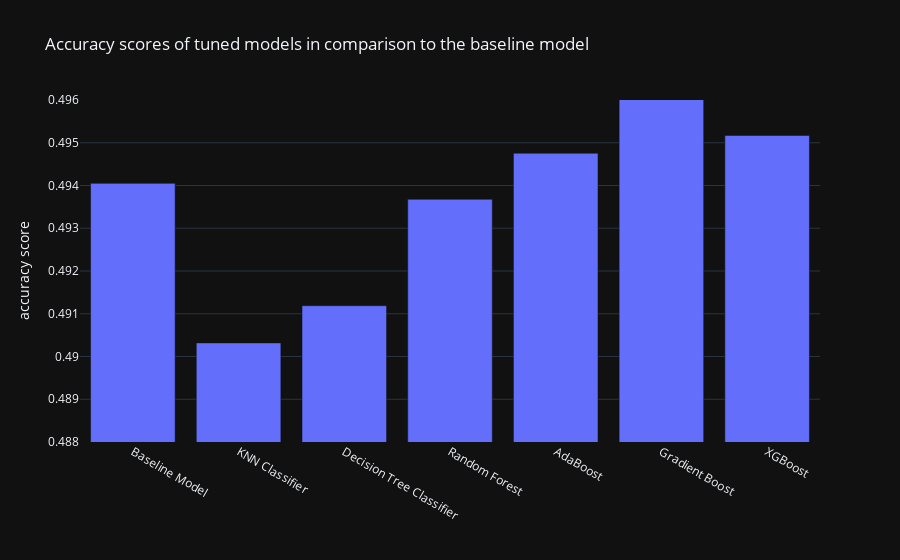

The notebook cell saved with this chart:
### Code cell
accuracy_bar = plt.bar(
    x=['Baseline Model', 'KNN Classifier', 'Decision Tree Classifier', 'Random Forest', 'AdaBoost', 'Gradient Boost', 'XGBoost'],
    y=[baseline_model['Accuracy'], knn['Accuracy'], decision_tree['Accuracy'], random_forest['Accuracy'], ada_boost['Accuracy'], gradient_boost['Accuracy'], xgboost['Accuracy']],
    labels = {'x': '', 'y': 'accuracy score'},
    title='Accuracy scores of tuned models in comparison to the baseline model'
)
accuracy_bar.update_yaxes(range=[0.488, 0.496])
accuracy_bar.update_layout(template='plotly_dark')

accuracy_bar.write_image('../README-images/accuracy-comparison-bar.png')
accuracy_bar.write_image('../README-images/accuracy-comparison.png')
accuracy_bar

### Figure 1 — Plotly figure (JSON) as saved in the notebook; plotly's stock layout.template omitted (floating-point values rounded to 4 significant figures)
{"data": [{"alignmentgroup": "True", "hovertemplate": "=%{x}<br>accuracy score=%{y}<extra></extra>", "legendgroup": "", "marker": {"color": "#636efa", "pattern": {"shape": ""}}, "name": "", "offsetgroup": "", "orientation": "v", "showlegend": false, "textposition": "auto", "type": "bar", "x": ["Baseline Model", "KNN Classifier", "Decision Tree Classifier", "Random Forest", "AdaBoost", "Gradient Boost", "XGBoost"], "xaxis": "x", "y": [0.494, 0.4903, 0.4912, 0.4937, 0.4948, 0.496, 0.4952], "yaxis": "y"}], "layout": {"barmode": "relative", "legend": {"tracegroupgap": 0}, "title": {"text": "Accuracy scores of tuned models in comparison to the baseline model"}, "xaxis": {"anchor": "y", "domain": [0, 1], "title": {"text": ""}}, "yaxis": {"anchor": "x", "domain": [0, 1], "range": [0.488, 0.496], "title": {"text": "accuracy score"}}}}
